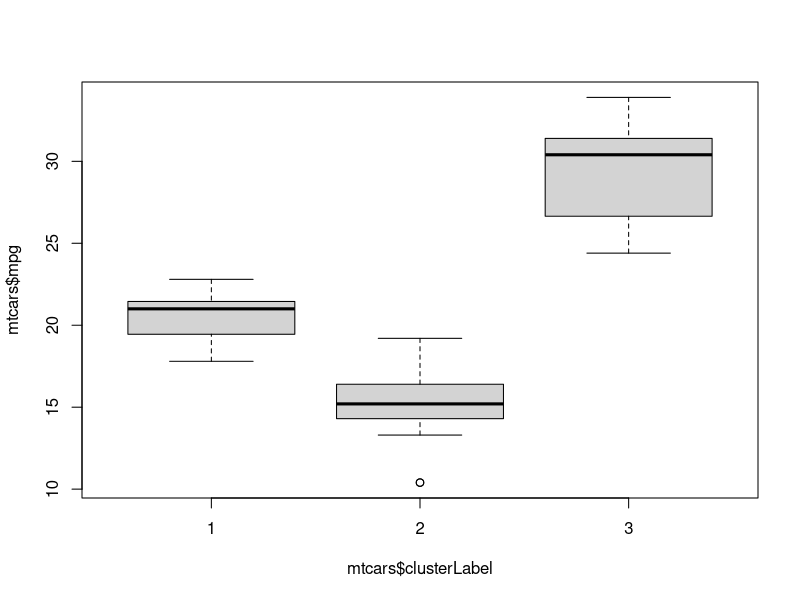

Reproduce this figure in R.
mtcars
mtcars <- mtcars

mtcarsNew <- mtcars[,c(1,2,4)]

mtcarsNew <- scale(mtcarsNew)

set.seed(123)

kMeansClust <- kmeans(mtcarsNew, centers = 3, iter.max = 10, nstart = 25)

kMeansClust$cluster

kMeansClust$centers

mtcars$clusterLabel <- kMeansClust$cluster

boxplot(mtcars$mpg ~ mtcars$clusterLabel)
